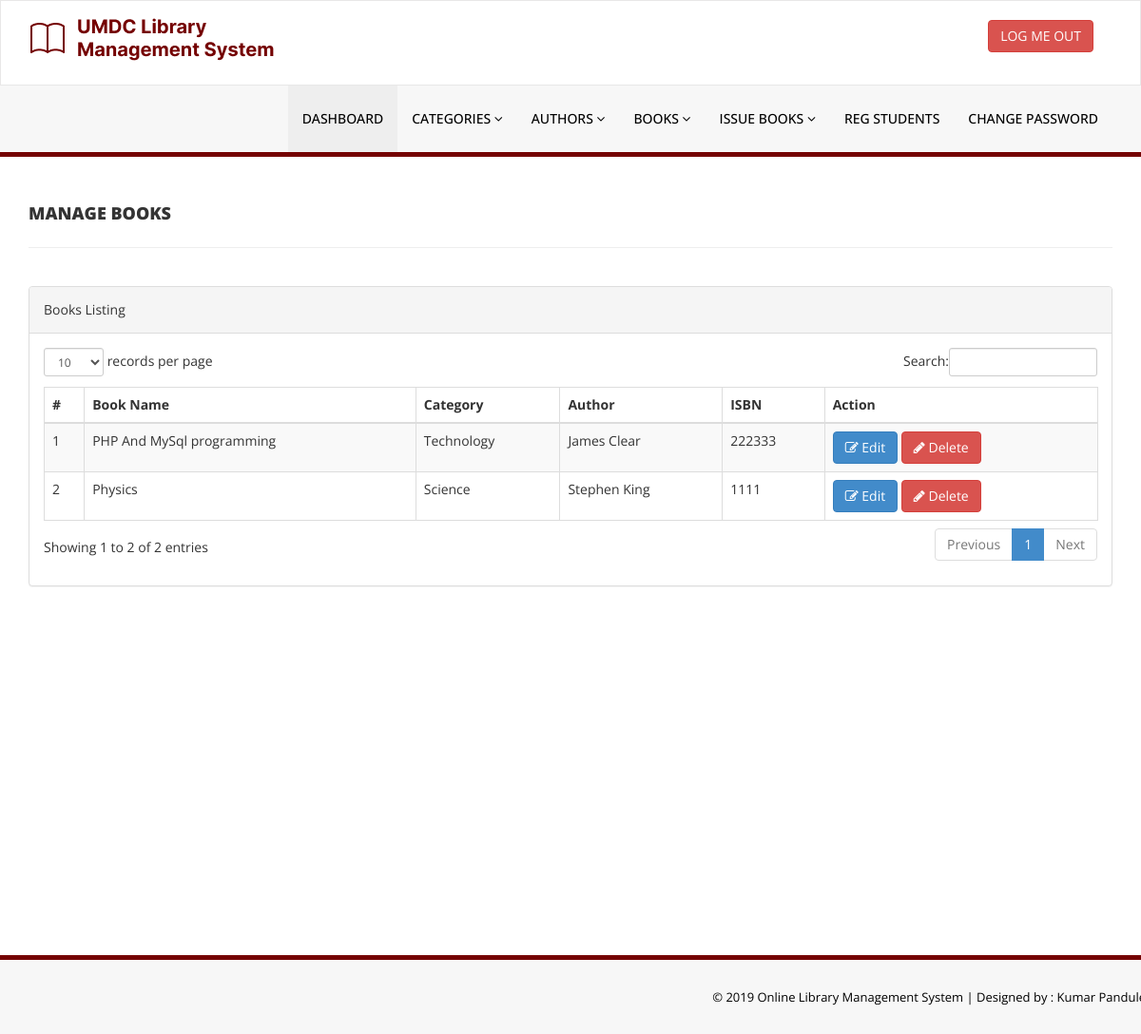
/library/admin/manage-books.php (signed in), run on an earlier commit of the app's database.
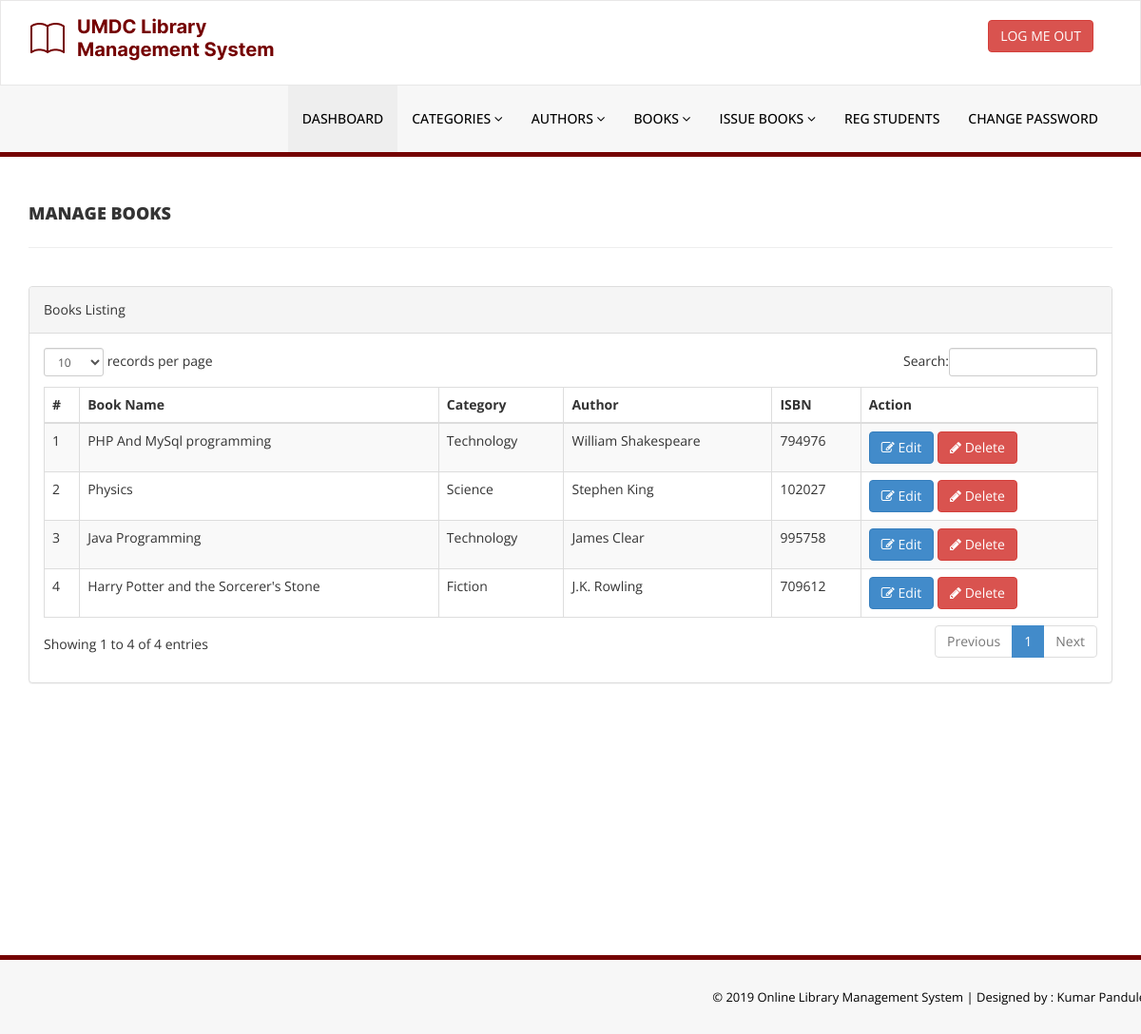
And on a later commit of the database.
### tables this page shows
CREATE TABLE `tblbooks` (
  `id` int(11) NOT NULL,
  `BookName` varchar(255) DEFAULT NULL,
  `CatId` int(11) DEFAULT NULL,
  `AuthorId` int(11) DEFAULT NULL,
  `ISBNNumber` int(11) DEFAULT NULL,
  `BookPrice` int(11) DEFAULT NULL,
  `RegDate` timestamp NULL DEFAULT current_timestamp(),
  `UpdationDate` timestamp NULL DEFAULT NULL ON UPDATE current_timestamp()
);

CREATE TABLE `tblcategory` (
  `id` int(11) NOT NULL,
  `CategoryName` varchar(150) DEFAULT NULL,
  `Status` int(1) DEFAULT NULL,
  `CreationDate` timestamp NULL DEFAULT current_timestamp(),
  `UpdationDate` timestamp NULL DEFAULT '0000-00-00 00:00:00' ON UPDATE current_timestamp()
);

CREATE TABLE `tblauthors` (
  `id` int(11) NOT NULL,
  `AuthorName` varchar(159) DEFAULT NULL,
  `creationDate` timestamp NULL DEFAULT current_timestamp(),
  `UpdationDate` timestamp NULL DEFAULT NULL ON UPDATE current_timestamp()
);

### library/admin/manage-books.php (the view, shortened to what this page needs)
<?php
include('includes/config.php');
if (strlen($_SESSION['alogin']) == 0) {
    header('location:index.php');
} else {
?>
    <!DOCTYPE html>
    <html xmlns="http://www.w3.org/1999/xhtml">
    <head>
        <link href="assets/css/bootstrap.css" rel="stylesheet" />
        <link href="assets/css/font-awesome.css" rel="stylesheet" />
        <link href="assets/js/dataTables/dataTables.bootstrap.css" rel="stylesheet" />
        <link href="assets/css/style.css" rel="stylesheet" />
    </head>
    <body>
        <?php include('includes/header.php'); ?>
        <div class="content-wrapper">
            <div class="container">
                <div class="row pad-botm">
                    <div class="col-md-12">
                        <h4 class="header-line">Manage Books</h4>
                    </div>
                    <div class="row">
                    </div>
                </div>
                <div class="row">
                    <div class="col-md-12">
                        <div class="panel panel-default">
                            <div class="panel-heading">
                                Books Listing
                            </div>
                            <div class="panel-body">
                                <div class="table-responsive">
                                    <table class="table table-striped table-bordered table-hover" id="dataTables-example">
                                        <thead>
                                            <tr>
                                                <th>#</th>
                                                <th>Book Name</th>
                                                <th>Category</th>
                                                <th>Author</th>
                                                <th>ISBN</th>
                                                <th>Action</th>
                                            </tr>
                                        </thead>
                                        <tbody>
                                            <?php $sql = "SELECT tblbooks.BookName,tblcategory.CategoryName,tblauthors.AuthorName,tblbooks.ISBNNumber,tblbooks.BookPrice,tblbooks.id as bookid from  tblbooks join tblcategory on tblcategory.id=tblbooks.CatId join tblauthors on tblauthors.id=tblbooks.AuthorId";
                                            $query = $dbh->prepare($sql);
                                            $query->execute();
                                            $results = $query->fetchAll(PDO::FETCH_OBJ);
                                            $cnt = 1;
                                            if ($query->rowCount() > 0) {
                                                foreach ($results as $result) { ?>
                                                    <tr class="odd gradeX">
                                                        <td class="center"><?php echo htmlentities($cnt); ?></td>
                                                        <td class="center"><?php echo htmlentities($result->BookName); ?></td>
                                                        <td class="center"><?php echo htmlentities($result->CategoryName); ?></td>
                                                        <td class="center"><?php echo htmlentities($result->AuthorName); ?></td>
                                                        <td class="center"><?php echo htmlentities($result->ISBNNumber); ?></td>
                                                        <td class="center">
                                                            <a href="edit-book.php?bookid=<?php echo htmlentities($result->bookid); ?>"><button class="btn btn-primary"><i class="fa fa-edit "></i> Edit</button>
                                                                <a href="manage-books.php?del=<?php echo htmlentities($result->bookid); ?>" onclick="return confirm('Are you sure you want to delete?');"" >  <button class=" btn btn-danger"><i class="fa fa-pencil"></i> Delete</button>
                                                        </td>
                                                    </tr>
                                            <?php $cnt = $cnt + 1;
                                                }
                                            } ?>
                                        </tbody>
                                    </table>
                                </div>
                            </div>
                        </div>
                    </div>
                </div>
            </div>
        </div>
        <?php include('includes/footer.php'); ?>
    </body>
    </html>
<?php } ?>

### library/admin/includes/header.php (shortened to what this page needs)
<div class="navbar navbar-inverse set-radius-zero" >
        <div class="container">
            <div class="navbar-header">
                <a class="navbar-brand">
                    <img src="assets/img/logo.png" />
                </a>
            </div>
            <div class="right-div">
                <a href="logout.php" class="btn btn-danger pull-right">LOG ME OUT</a>
            </div>
        </div>
    </div>
    <section class="menu-section">
        <div class="container">
            <div class="row ">
                <div class="col-md-12">
                    <div class="navbar-collapse collapse ">
                        <ul id="menu-top" class="nav navbar-nav navbar-right">
                            <li><a href="dashboard.php" class="menu-top-active">DASHBOARD</a></li>
                            <li>
                                <a href="#" class="dropdown-toggle" id="ddlmenuItem" data-toggle="dropdown"> Categories <i class="fa fa-angle-down"></i></a>
                            </li>
                            <li>
                                <a href="#" class="dropdown-toggle" id="ddlmenuItem" data-toggle="dropdown"> Authors <i class="fa fa-angle-down"></i></a>
                            </li>
 <li>
                                <a href="#" class="dropdown-toggle" id="ddlmenuItem" data-toggle="dropdown"> Books <i class="fa fa-angle-down"></i></a>
                            </li>
                           <li>
                                <a href="#" class="dropdown-toggle" id="ddlmenuItem" data-toggle="dropdown"> Issue Books <i class="fa fa-angle-down"></i></a>
                            </li>
                             <li><a href="reg-students.php">Reg Students</a></li>
  <li><a href="change-password.php">Change Password</a></li>
                        </ul>
                    </div>
                </div>
            </div>
        </div>
    </section>

### library/includes/footer.php
<section class="footer-section">
     <div class="container">
         <div class="row">
             <div class="col-md-12">
                &copy; 2019 Online Library Management System |<a href="https://github.com/kumarpandule2000" target="_blank"  > Designed by : Kumar Pandule</a>
             </div>
         </div>
     </div>
 </section>

### library/admin/assets/css/style.css (style rules this page uses)
body { font-family: 'Open Sans', sans-serif; line-height:28px; }
.set-radius-zero { border-radius:0px; -moz-border-radius:0px; -webkit-border-radius:0px; }
.content-wrapper { margin-top: 40px; min-height:800px; padding-bottom:90px; }
.header-line { font-weight:900; padding-bottom:25px; border-bottom:1px solid #eeeeee; text-transform:uppercase; }
.pad-botm { padding-bottom:30px; }
.right-div { float: right; padding: 20px; }
#menu-top a { color:#000; text-decoration:none; font-weight:500; padding: 25px 15px 25px 15px; text-transform:uppercase; }
.menu-section { background-color: #f7f7f7; border-bottom:5px solid var(--red); width:100% }
.menu-top-active { background-color:#eeeeee; }
.navbar-inverse { background-color: #FFF; border-color: rgba(155, 153, 153, 0.23); }
.navbar { min-height: 90px; margin-bottom: 0px; }
.footer-section { padding:25px 50px 25px 50px; color:#000; font-size:13px; background-color: #f7f7f7; text-align:right; border-top:5px solid var(--red); }
.footer-section a, .footer-section a:hover { color:#000; }

What changed in the data, as far as the page shows it:
changed tblbooks "PHP And MySql programming": AuthorId.AuthorName "James Clear" → "William Shakespeare"; ISBNNumber "222333" → "794976"
changed tblbooks "Physics": ISBNNumber "1111" → "102027"
added tblbooks: BookName "Java Programming", tblcategory.CategoryName "Technology", AuthorId.AuthorName "James Clear", ISBNNumber "995758"
added tblbooks: BookName "Harry Potter and the Sorcerer's Stone", tblcategory.CategoryName "Fiction", AuthorId.AuthorName "J.K. Rowling", ISBNNumber "709612"
Also different on the page:
text written by a page script: "records per page Search: Showing 1 to 2 of 2 entries Previous 1 Next" → "records per page Search: Showing 1 to 4 of 4 entries Previous 1 Next"
